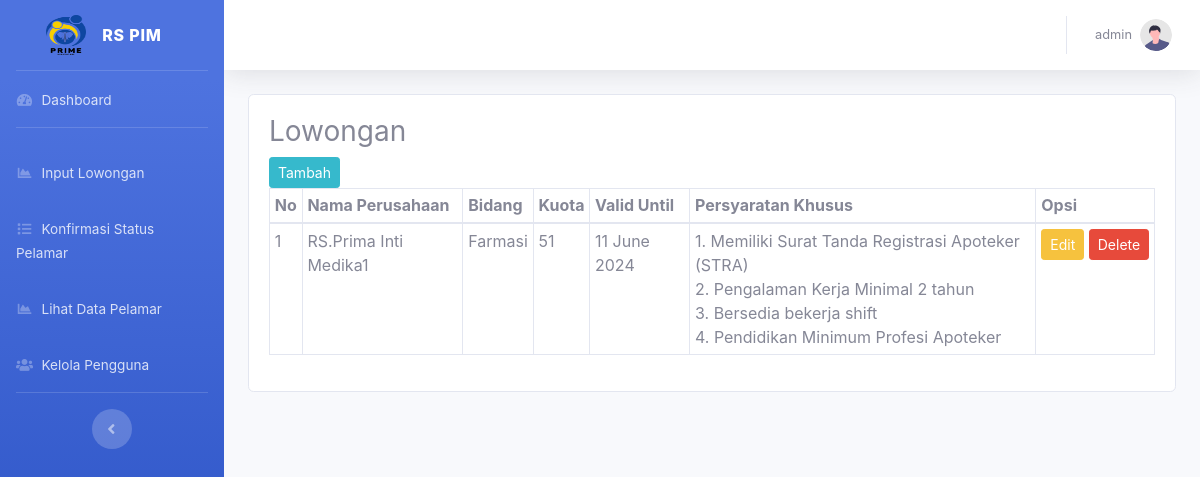
Page /dashboard/index.php?r=lowongan/index (signed in) on the committed database.
### tables this page shows
CREATE TABLE `tbl_lowongan` (
  `id_lowongan` int(11) NOT NULL,
  `nama_perus` varchar(120) DEFAULT NULL,
  `bidang` varchar(120) DEFAULT NULL,
  `kuota` int(5) NOT NULL,
  `valid_until` date DEFAULT NULL,
  `persyaratan_khusus` text DEFAULT NULL
);

### dashboard/index.php (called while the page is built, shortened)
<?php require_once '../config/conn.php'; ?>
<?php require_once 'layouts/header.php'; ?>
<?php include 'layouts/sidebar.php'; ?>
<?php $page = $_REQUEST['r']; ?>
<?php include_once $page.'.php'; ?>
<?php include 'layouts/footer.php'; ?>

### config/conn.php (called while the page is built, shortened)
<?php
function Connect(){
    $connect = mysqli_connect(HOST, DB_USER, DB_PASSWORD,DB_NAME);
    if($connect){
        return $connect;
    } else {
      return FALSE;
    }
}
?>

### dashboard/lowongan/func.php (called while the page is built, shortened)
<?php
function GetAll()
{
  $query = "SELECT * FROM tbl_lowongan";
  $exe = mysqli_query(Connect(), $query);
  while ($data = mysqli_fetch_array($exe)) {
    $datas[] = array(
      'id_lowongan' => $data['id_lowongan'],
      'nama_perus' => $data['nama_perus'],
      'bidang' => $data['bidang'],
      'kuota' => $data['kuota'],
      'valid_until' => $data['valid_until'],
      'persyaratan_khusus' => $data['persyaratan_khusus'],
    );
  }
  return $datas;
}

### dashboard/lowongan/index.php (the view, shortened to what this page needs)
<h3>Lowongan</h3>
<a href='?r=lowongan/create' class='btn btn-info btn-sm'>Tambah</a>
<br>
<div class='table-responsive'>
  <table class='table table-bordered table-sm'>
    <thead>
      <tr>
        <th>No</th>
        <th>Nama Perusahaan</th>
        <th>Bidang</th>
        <th>Kuota</th>
        <th>Valid Until</th>
        <th>Persyaratan Khusus</th>
        <th colspan='2'>Opsi</th>
      </tr>
    </thead>
    <tbody>
      <?php
      $lowongans = GetAll();
      $no = 1;
      if (isset($lowongans)) {
        foreach ($lowongans as $data) {
          echo "<tr>";
          echo "<td>" . $no++ . "</td>";
          echo "<td>" . $data['nama_perus'] . "</td>";
          echo "<td>" . $data['bidang'] . "</td>";
          echo "<td>" . $data['kuota'] . "</td>";
          echo "<td>" . date('d F Y', strtotime($data['valid_until'])) . "</td>";
          echo "<td>";
          $persyaratanKhusus = explode("\n", $data['persyaratan_khusus']);
          foreach ($persyaratanKhusus as $index => $persyaratan) {
            echo ($index + 1) . ". " . trim($persyaratan) . "<br>";
          }
          echo "<td>
                  <div class=\"btn-group\">
                    <form method='POST' action='?r=lowongan/edit'>
                      <input type='hidden' name='id_lowongan' value='" . $data['id_lowongan'] . "'>
                      <input type='submit' name='edit' value='Edit' class='btn btn-warning btn-sm'>
                    </form>
                    &nbsp;
                    <form method='POST' action=''>
                      <input type='hidden' name='id_lowongan' value='" . $data['id_lowongan'] . "'>
                      <input type='submit' name='delete' value='Delete' class='btn btn-danger btn-sm'>
                    </form>
                  </div>
                </td>";
          echo "</tr>";
        }
      }
      ?>
    </tbody>
  </table>
</div>

### rows in the picture
tbl_lowongan: nama_perus "RS.Prima Inti Medika1", bidang "Farmasi", kuota "51", valid_until "11 June 2024", persyaratan_khusus "Memiliki Surat Tanda Registrasi Apoteker (STRA)", persyaratan_khusus "Pengalaman Kerja Minimal 2 tahun", persyaratan_khusus "Bersedia bekerja shift", persyaratan_khusus "Pendidikan Minimum Profesi Apoteker"

### other values in the picture
$_SESSION['nama'] "admin"
